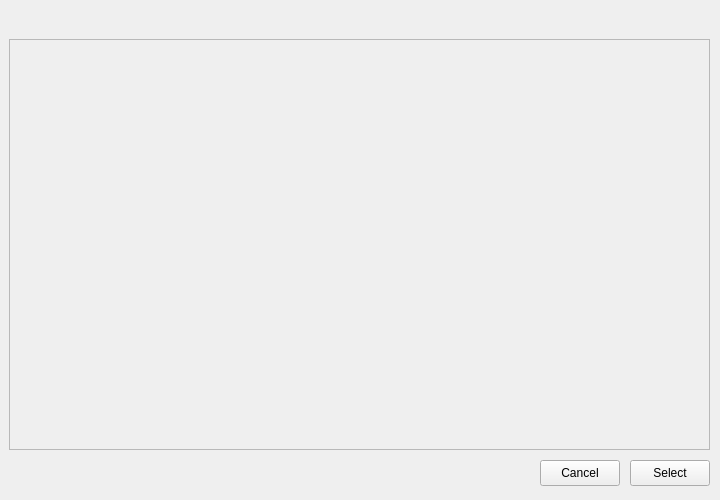
<?xml version="1.0" encoding="UTF-8"?>
<ui version="4.0">
 <class>Form</class>
 <widget class="QWidget" name="Form">
  <property name="geometry">
   <rect>
    <x>0</x>
    <y>0</y>
    <width>720</width>
    <height>500</height>
   </rect>
  </property>
  <property name="windowTitle">
   <string>Form</string>
  </property>
  <widget class="QPushButton" name="btnselect">
   <property name="geometry">
    <rect>
     <x>630</x>
     <y>460</y>
     <width>80</width>
     <height>26</height>
    </rect>
   </property>
   <property name="text">
    <string>Select</string>
   </property>
  </widget>
  <widget class="QPushButton" name="btnCancel">
   <property name="geometry">
    <rect>
     <x>540</x>
     <y>460</y>
     <width>80</width>
     <height>26</height>
    </rect>
   </property>
   <property name="text">
    <string>Cancel</string>
   </property>
  </widget>
  <widget class="QLabel" name="lblInput">
   <property name="geometry">
    <rect>
     <x>10</x>
     <y>0</y>
     <width>701</width>
     <height>30</height>
    </rect>
   </property>
   <property name="text">
    <string/>
   </property>
  </widget>
  <widget class="QFrame" name="frm">
   <property name="geometry">
    <rect>
     <x>9</x>
     <y>39</y>
     <width>701</width>
     <height>411</height>
    </rect>
   </property>
   <property name="frameShape">
    <enum>QFrame::StyledPanel</enum>
   </property>
   <property name="frameShadow">
    <enum>QFrame::Raised</enum>
   </property>
  </widget>
 </widget>
 <resources/>
 <connections/>
</ui>
